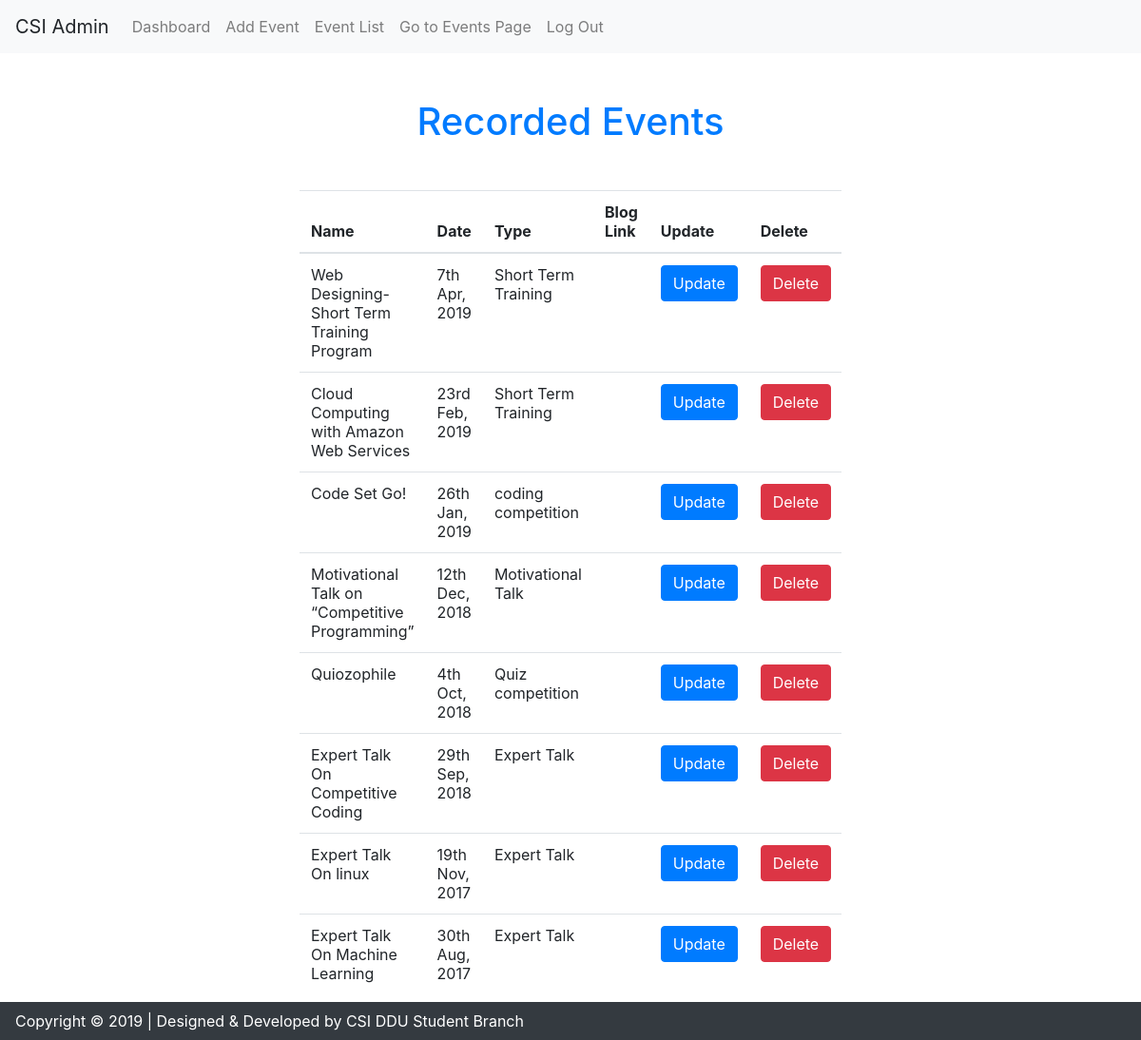
The page /admin/view_event.php (signed in) on the database as committed earlier.
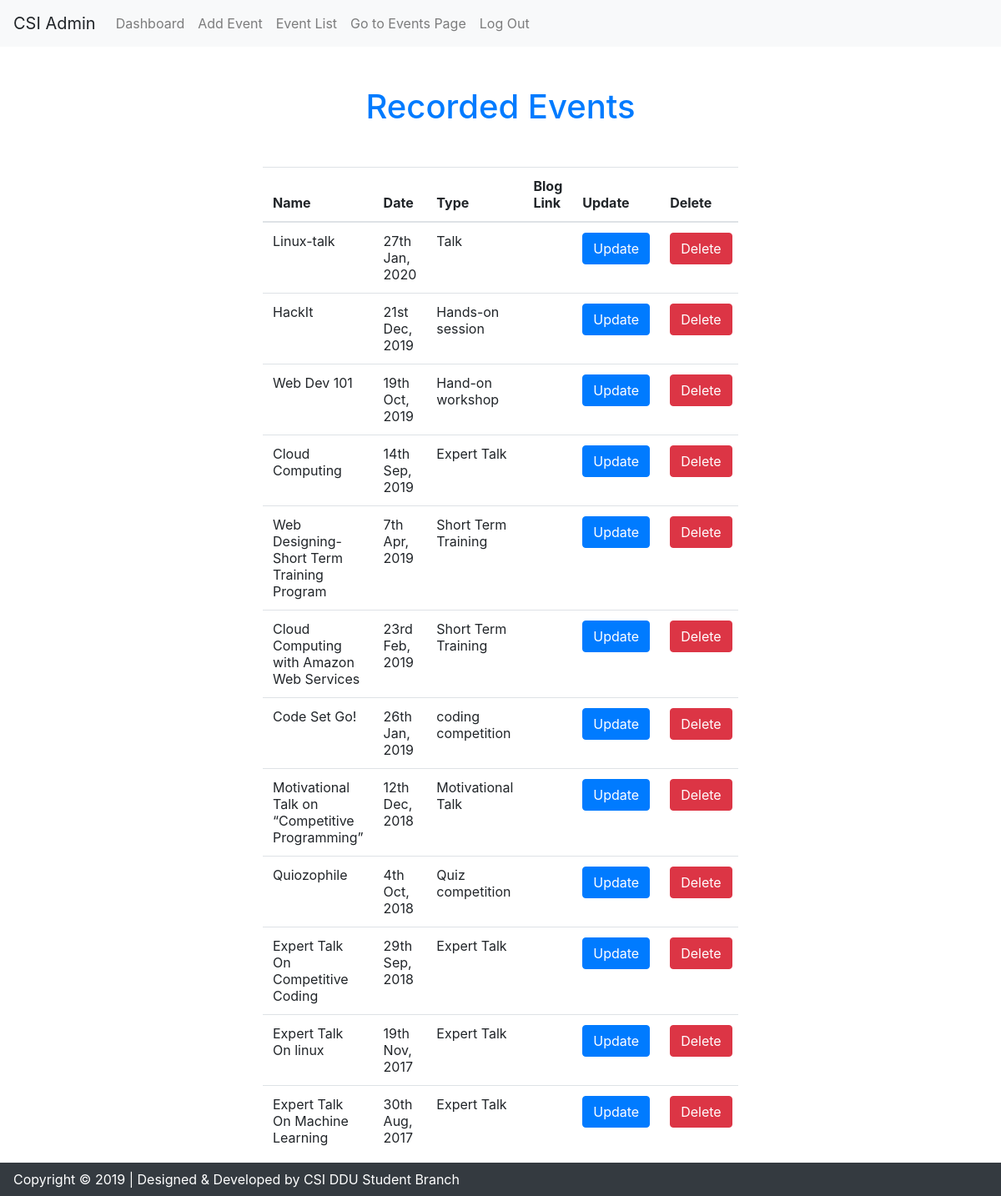
The same page on the database as committed later.
### tables this page shows
CREATE TABLE `event_master` (
  `id` int(6) NOT NULL,
  `name` varchar(70) NOT NULL,
  `type` varchar(20) NOT NULL,
  `date` date NOT NULL,
  `description` varchar(700) NOT NULL,
  `photo_link` varchar(500) DEFAULT NULL,
  `blog_link` varchar(500) DEFAULT NULL
);

### admin/view_event.php (the view, shortened to what this page needs)
<html lang="en">
<head>
  <link rel="stylesheet" href="../fonts/icomoon/style.css">
  <link rel="stylesheet" href="../css/bootstrap.min.css">
  <link rel="stylesheet" href="../css/jquery-ui.css">
  <link rel="stylesheet" href="../css/jquery.fancybox.min.css">
  <link rel="stylesheet" href="../css/bootstrap-datepicker.css">
  <link rel="stylesheet" href="../css/owl.carousel.min.css">
  <link rel="stylesheet" href="../css/owl.theme.default.min.css">
  <link rel="stylesheet" href="../css/owl.theme.default.min.css">
  <link rel="stylesheet" href="../fonts/flaticon/font/flaticon.css">
  <link rel="stylesheet" href="../css/aos.css">
	<link rel="stylesheet" href="https://cdnjs.cloudflare.com/ajax/libs/twitter-bootstrap/4.1.3/css/bootstrap.css">
	<link rel="stylesheet" href="https://cdn.datatables.net/responsive/2.2.3/css/responsive.bootstrap4.min.css">
	<link rel="stylesheet" href="https://cdn.datatables.net/1.10.19/css/dataTables.bootstrap4.min.css">
</head>
<body>
		<?php include("admin_navbar.php"); ?>
		<section class="container site-section">
			<h1 class="text-center text-primary mt-5 mb-4"> Recorded Events</h1>
		</section>
		<div class="container site-section mt-5 mb-5 col-md-6 justify-content-center">
				<table id="events" class="table table-hover table-responsive dt-responsive" style="width:100%;">
				<thead>
		            <tr>
		                <th scope="col">Name</th>
		                <th scope="col">Date</th>
		                <th scope="col">Type</th>
		                <th scope="col">Blog Link</th>
		                <th scope="col">Update</th>
						<th scope="col">Delete</th>
		            </tr>
		        </thead>
		        <tbody>
					<?php
		  			include("../db_connect.php");
		  			$sql = "SELECT * from event_master ORDER BY date DESC";
		  			$event_list = $pdo->query($sql)->fetchAll();
		  			foreach($event_list as $event){
		  			?>
					<tr>
		                <td><?php echo $event['name']; ?></td>
		                <td><?php echo date("jS M, Y", strtotime($event['date'])); ?></td>
		                <td><?php echo $event['type']; ?></td>
						<td><?php echo $event['blog_link']; ?></td>
						<td>
							<?php echo
							'<form method="post" action="update_event.php">
								<input type="hidden" name="event_id" value="'.$event['id'].'">
								<button class="btn btn-primary" type="submit"> Update </button>
							</form>';
							?>
					 	</td>
						<td>
							<?php echo
							'<form method="post" action="delevent_db.php">
								<input type="hidden" name="event_id" value="'.$event['id'].'">
								<input type="hidden" name="event_name" value="'.$event['name'].'">
								<button class="btn btn-danger" type="submit"> Delete </button>
							</form>';
							?>
					 	</td>
		            </tr>
					<?php
					}
					?>
		        </tbody>
		    	</table>
		</div>
		<footer class="navbar fixed-bottom navbar-dark bg-dark text-center text-white">
		   <p class="mb-0"> Copyright &copy; 2019 | Designed & Developed by CSI DDU Student Branch </p>
	   </footer>
</body>
</html>

Rows that differ between the two databases and show on the page:
added event_master: name "Linux-talk", date "27th Jan, 2020", type "Talk"
added event_master: name "HackIt", date "21st Dec, 2019", type "Hands-on session"
added event_master: name "Web Dev 101", date "19th Oct, 2019", type "Hand-on workshop"
added event_master: name "Cloud Computing", date "14th Sep, 2019", type "Expert Talk"
